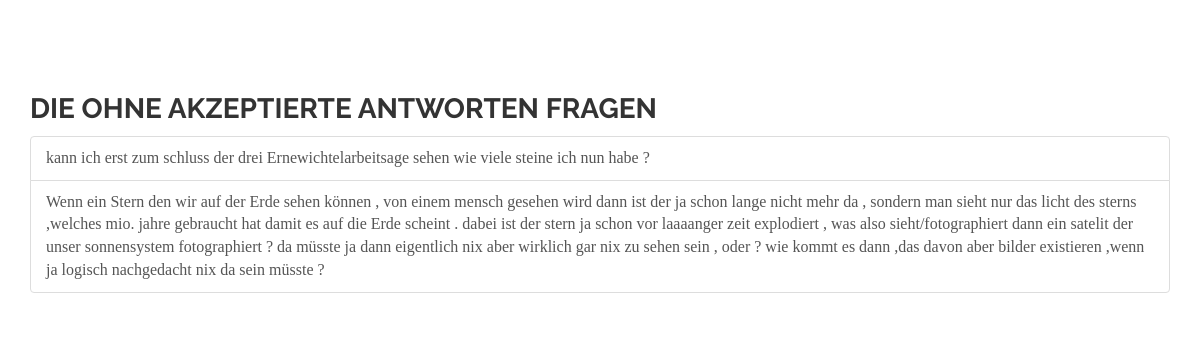
Screenshot of /frage/OhneAkz with the database file from the repository.
### frageAntwo/models.py (models this page shows)
class Frage(models.Model):
    text = models.TextField(max_length=1000)
    def __str__(self):
        return self.text[:1000]

### frageAntwo/views.py (the view)
def frageOhneAkzAntwo(request):
    fragen = Frage.objects.exclude( antwort__isAkzeptiert = True )
    context = {'fragen' : fragen}
    return render(request, "frageAntwo/frageOhneAkzAntwo.html", context)

### frageAntwo/templates/frageAntwo/frageOhneAkzAntwo.html (shortened to what this page needs)
{% extends "base.html" %}
{% block content %}
 <h3 class="panel-header">Die ohne akzeptierte Antworten Fragen  </h3>
<div class="list-group" >
    {% for frage in fragen %}
        <a class="list-group-item" href="#">
            {{ frage }}
            </a>
    {% empty %}
        <span class="list-group-item">No questions available.</span>
    {% endfor %}
</div>
{% endblock content %}

### rows the page displays
Frage: text "kann ich erst zum schluss der drei Ernewichtelarbeitsage sehen wie viele steine ich nun habe ?"
Frage: text "Wenn ein Stern den wir auf der Erde sehen können , von einem mensch gesehen wird dann ist der ja schon lange nicht mehr da , sondern man sieht nur das licht des sterns ,welches mio. jahre gebraucht hat damit es auf die Erde scheint . dabei ist der stern ja schon vor laaaanger zeit explodiert , was also sieht/fotographiert dann ein satelit der unser sonnensystem fotographiert ? da müsste ja dann eigentlich nix aber wirklich gar nix zu sehen sein , oder ? wie kommt es dann ,das davon aber bilder existieren ,wenn ja logisch nachgedacht nix da sein müsste ?"
